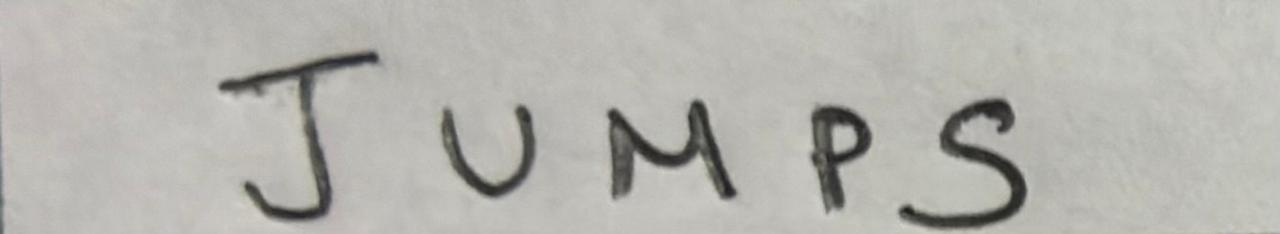
#> input picture htep-ai/data/icr_training/scanned/words/JUMPS.jpg, 1280 x 234 px; its folder holds only this picture in this run
$ python test_word_icr.py
#> lines starting #> are read from the running program, lines starting #| are printed output that depends on the picture; after the words box and inside, x2 and y2 are one past the last pixel; in counts of white or black regions, pixels touching at a corner belong together
### htep-ai/src/icr/inference.py
# src/icr/inference.py
# High-level ICR inference wrapper

import cv2
from typing import List, Dict
from src.recognition.icr_block_engine import BlockICREngine


class ICRInference:
    """
    Unified interface for ICR inference.
    Decides which model to use and standardizes output.
    """

    def __init__(self):
        self.block_engine = BlockICREngine()

    # --------------------------------------------------
    # SINGLE CHARACTER
    # --------------------------------------------------

    def predict_char(self, char_img, style: str = "block") -> Dict:
        """
        Predict a single character image.

        style: 'block'
        """
        if style == "block":
            return self.block_engine.predict_char(char_img)
        else:
            raise ValueError(f"Unknown ICR style: {style}")

    # --------------------------------------------------
    # WORD (LIST OF CHAR IMAGES)
    # --------------------------------------------------

    # [22 lines left out: functions predict_word, predict_char_from_path, not called in this run]


# --------------------------------------------------
# ICRPredictor - ALIAS FOR TEST COMPATIBILITY
# --------------------------------------------------

class ICRPredictor(ICRInference):
    """
    Alias for ICRInference for backward compatibility with test files.
    """

    def __init__(self, model_path=None):
#> called with model_path = 'models/icr_model'
        super().__init__()
#> (the call stopped at in __init__, `model_dir = MODELS_DIR / "icr_block"`: src is not available in this run)
#> in predict_word, img is the input picture: shape (234, 1280, 3); mean B, G, R 175.1, 180.3, 181.1
        # model_path is ignored since we use the default model location

    def predict_array(self, processed_image):
        """
        Compatibility method for test files.
        Expects a preprocessed image array.
        """
        return self.predict_char(processed_image)

### htep-ai/src/recognition/icr_block_engine.py
import cv2
import json
import pickle
import numpy as np
from pathlib import Path

try:
    # Import TensorFlow and suppress warnings
    import os
    os.environ['TF_CPP_MIN_LOG_LEVEL'] = '2'
    import tensorflow as tf
    tf.get_logger().setLevel('ERROR')

    from tensorflow.keras.models import load_model
    TF_AVAILABLE = True
except ImportError:
    try:
        # Try standalone Keras
        import keras
        from keras.models import load_model
        TF_AVAILABLE = True
    except ImportError:
        print("Warning: Neither TensorFlow nor Keras available")
        TF_AVAILABLE = False
        load_model = None

# Import your existing segmenters
from src.segmentation.word_segmenter import segment_words
from src.segmentation.char_segmenter import segment_characters

from src.segmentation.line_segmenter import segment_lines
from src.segmentation.char_segmenter import segment_characters_with_spaces

from src.icr.preprocessing import preprocess_single_char

from src.config import MODELS_DIR

class BlockICREngine:
    """
    CNN-based Block ICR inference engine.
    Uses your existing trained model files.
    """

    def __init__(self, model_dir=None):
        if model_dir is None:
            model_dir = MODELS_DIR / "icr_block"
        else:
            model_dir = Path(model_dir)

        # ---- MODEL ----
        model_path = model_dir / "icr_model.h5"
        if not model_path.exists():
            raise FileNotFoundError(f"Model not found: {model_path}")

        if not TF_AVAILABLE or load_model is None:
            print(f"Warning: TensorFlow not available, using mock predictions")
            self.model = None
        else:
            try:
                self.model = load_model(model_path)
                print(f"[OK] Model loaded successfully from {model_path}")
            except Exception as e:
                print(f"Error loading model: {e}")
                self.model = None

        # ---- LABELS ----
        labels_path = model_dir / "labels.pkl"
        if not labels_path.exists():
            raise FileNotFoundError(f"Labels not found: {labels_path}")

        with open(labels_path, "rb") as f:
            self.label_encoder = pickle.load(f)

        # ---- METADATA ----
        metadata_path = model_dir / "icr_model_metadata.json"
        if not metadata_path.exists():
            raise FileNotFoundError(f"Metadata not found: {metadata_path}")

        with open(metadata_path, "r") as f:
            self.metadata = json.load(f)

        self.img_width = self.metadata["img_width"]
        self.img_height = self.metadata["img_height"]

        print("[OK] BlockICREngine loaded successfully")
        print(f"   Classes: {len(self.metadata['classes'])}")

    # --------------------------------------------------
    # PREPROCESS (same as training)
    # --------------------------------------------------

    # [239 lines left out: functions _preprocess, _normalize_label, predict_char, _batch_predict_chars, predict_char_candidates, predict_word and 2 more, not called in this run]

### htep-ai/test_word_icr.py
# test_word_icr.py

import os
os.environ["TF_ENABLE_ONEDNN_OPTS"] = "0"

import cv2
import numpy as np
from pathlib import Path
from src.icr.inference import ICRPredictor

# --------------------------------------------------
# CONFIG
# --------------------------------------------------

MODEL_PATH = "models/icr_model"
WORDS_DIR = Path("data/icr_training/scanned/words")
TARGET_SIZE = (28, 28)

# --------------------------------------------------
# LOAD MODEL
# --------------------------------------------------

predictor = ICRPredictor(model_path=MODEL_PATH)

# --------------------------------------------------
# CHARACTER SEGMENTATION (WORD LEVEL)
# --------------------------------------------------

def segment_characters(word_img):
    gray = cv2.cvtColor(word_img, cv2.COLOR_BGR2GRAY)

    _, thresh = cv2.threshold(
        gray, 0, 255, cv2.THRESH_BINARY_INV + cv2.THRESH_OTSU
    )
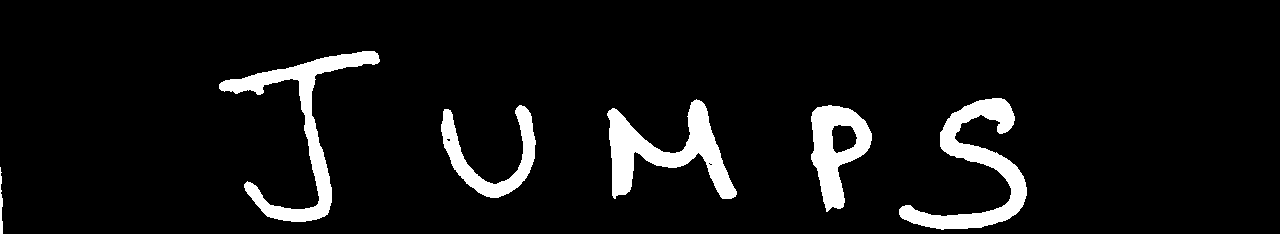
#> thresh: shape (234, 1280); 7% white; 6 white regions, box (x1, y1, x2, y2) and area: (219, 51, 380, 222) 5073, (899, 98, 1027, 230) 4981, (607, 99, 737, 199) 4848, (811, 105, 872, 212) 3369, (441, 105, 536, 198) 2688, (0, 167, 3, 234) 140

    kernel = cv2.getStructuringElement(cv2.MORPH_RECT, (2, 2))
    thresh = cv2.morphologyEx(thresh, cv2.MORPH_CLOSE, kernel, iterations=1)
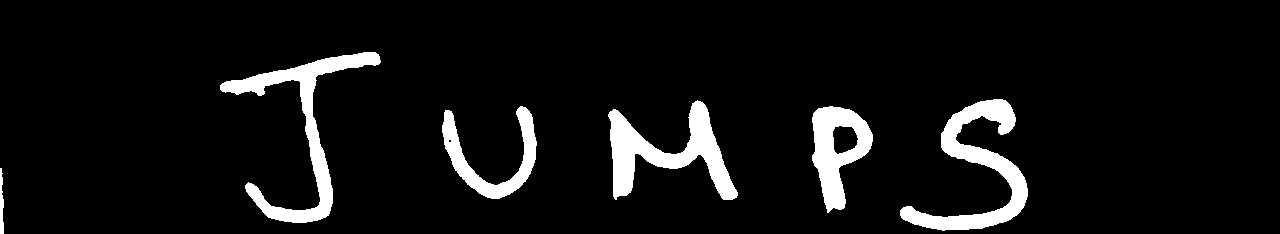
#> thresh: shape (234, 1280); 7.1% white; 6 white regions

    contours, _ = cv2.findContours(
        thresh, cv2.RETR_EXTERNAL, cv2.CHAIN_APPROX_SIMPLE
    )
#> contours = 6 contours; box (x1, y1, x2, y2) and area: (220, 52, 381, 223) 4697, (900, 99, 1028, 231) 4670, (608, 100, 738, 200) 4604, (812, 106, 873, 213) 3770, (442, 106, 537, 199) 2496, (0, 168, 4, 234) 135

    boxes = []
    for c in contours:
        x, y, w, h = cv2.boundingRect(c)
        if w * h > 200:
            boxes.append((x, y, w, h))
#> this loop made 6 passes
#> (x, y, w, h) on passes 1 to 6: (0, 168, 4, 66), (812, 106, 61, 107), (442, 106, 95, 93), (608, 100, 130, 100), (900, 99, 128, 132), (220, 52, 161, 171)
#> after the loop, boxes = [(0, 168, 4, 66), (812, 106, 61, 107), (442, 106, 95, 93), (608, 100, 130, 100), (900, 99, 128, 132), (220, 52, 161, 171)]

    boxes.sort(key=lambda b: b[0])

    return [word_img[y:y+h, x:x+w] for (x, y, w, h) in boxes]

# def segment_characters_model_aligned(word_img):
#     gray = cv2.cvtColor(word_img, cv2.COLOR_BGR2GRAY)
#
#     # Use OTSU (global, stable)
#     _, thresh = cv2.threshold(
#         gray, 0, 255,
#         cv2.THRESH_BINARY_INV + cv2.THRESH_OTSU
#     )
#
#     # Stroke-width–aware kernel
#     dist = cv2.distanceTransform(thresh, cv2.DIST_L2, 5)
#     stroke_width = int(np.percentile(dist[dist > 0], 75))
#
#     kernel_size = max(1, stroke_width // 2)
#     kernel = cv2.getStructuringElement(
#         cv2.MORPH_RECT, (kernel_size, kernel_size)
#     )
#
#     thresh = cv2.morphologyEx(
#         thresh, cv2.MORPH_OPEN, kernel, iterations=1
#     )
#
#     contours, _ = cv2.findContours(
#         thresh, cv2.RETR_EXTERNAL, cv2.CHAIN_APPROX_SIMPLE
#     )
#
#     areas = np.array([cv2.contourArea(c) for c in contours])
#     if len(areas) == 0:
#         return []
#
#     min_area = np.percentile(areas, 20)
#
#     boxes = []
#     for c in contours:
#         x, y, w, h = cv2.boundingRect(c)
#         if cv2.contourArea(c) >= min_area:
#             boxes.append((x, y, w, h))
#
#     boxes.sort(key=lambda b: b[0])
#
#     return [word_img[y:y+h, x:x+w] for (x, y, w, h) in boxes]

# --------------------------------------------------
# NORMALIZATION CONTRACT
# --------------------------------------------------

def normalize_char(img, target=32):
    h, w = img.shape[:2]
    scale = target / max(h, w)
    resized = cv2.resize(img, None, fx=scale, fy=scale)

    canvas = np.zeros((target, target), dtype=resized.dtype)
    y_off = (target - resized.shape[0]) // 2
    x_off = (target - resized.shape[1]) // 2

    canvas[y_off:y_off+resized.shape[0],
           x_off:x_off+resized.shape[1]] = resized

    return canvas


# --------------------------------------------------
# LIGHT PREPROCESS (NO RE-CROPPING)
# --------------------------------------------------

def preprocess_char_from_word(char_img, target_size=(28, 28)):
    gray = cv2.cvtColor(char_img, cv2.COLOR_BGR2GRAY)

    _, thresh = cv2.threshold(
        gray, 0, 255, cv2.THRESH_BINARY + cv2.THRESH_OTSU
    )

    if np.sum(thresh == 0) < np.sum(thresh == 255):
        thresh = 255 - thresh

    final = cv2.resize(thresh, target_size, interpolation=cv2.INTER_AREA)
    return final

# --------------------------------------------------
# WORD PREDICTION
# --------------------------------------------------

def predict_word(image_path: Path):
    img = cv2.imread(str(image_path))
    if img is None:
        print(f"SKIP (cannot read): {image_path.name}")
        return None

    char_images = segment_characters(img)
#> char_images = 6 items
    predicted_chars = []

    debug_dir = Path("data/processed/word_chars") / image_path.stem
    debug_dir.mkdir(parents=True, exist_ok=True)

    for i, char_img in enumerate(char_images):
        processed = preprocess_char_from_word(char_img, TARGET_SIZE)
        pred = predictor.predict_array(processed)

        predicted_chars.append(pred["character"])
        cv2.imwrite(str(debug_dir / f"char_{i}.png"), processed)
#> this loop made 1 pass
#> pass 1, in preprocess_char_from_word, `final = cv2.resize(thresh, target_size, interpolation=cv2.INTER_AREA)`:
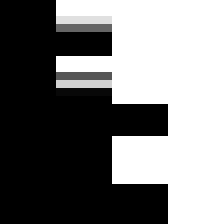
#> final: shape (28, 28) (shown 8 times larger); min 0, max 255, mean 121.7
#> after the loop, predicted_chars = []

    return "".join(predicted_chars)

# --------------------------------------------------
# RUN ON ALL WORD IMAGES
# --------------------------------------------------

if __name__ == "__main__":

    if not WORDS_DIR.exists():
        raise FileNotFoundError(f"Words directory not found: {WORDS_DIR}")

    print(f"\nRunning word ICR on: {WORDS_DIR}\n")

    for img_path in WORDS_DIR.iterdir():
        if img_path.suffix.lower() not in (".png", ".jpg", ".jpeg", ".bmp", ".tif", ".tiff"):
            continue

#> (the run stopped early here; a loop or call above may not have finished)
